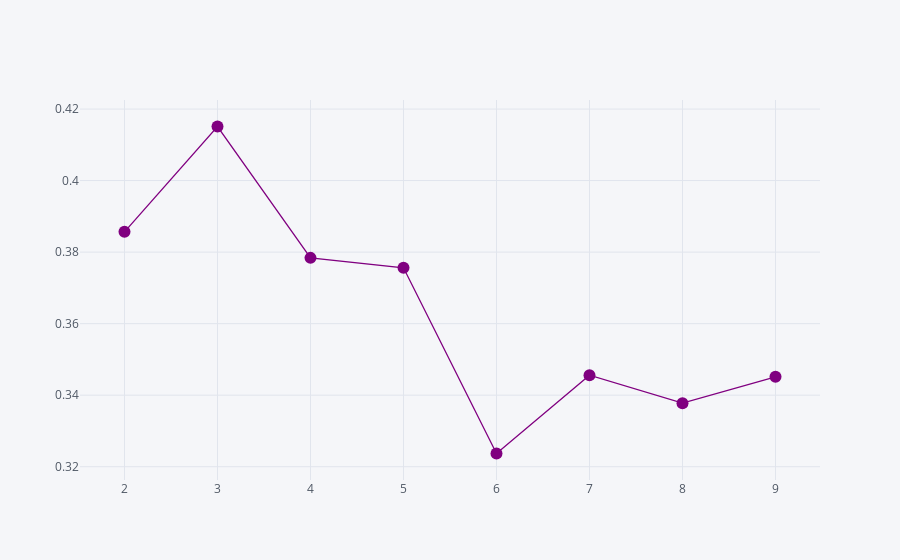

Notebook source saved alongside this figure:
### Markdown cell above
### K-Medias

### Code cell
sil = pd.DataFrame(map(lambda k:(k,silhouette_score(Xs,
                                              KMeans(n_clusters=k,max_iter=1000).fit_predict(Xs))),
                 range(2,10)),columns=['k','sil']).set_index('k')
sil.iplot(kind='line',mode='lines+markers',color='purple')

### Figure 1 — Plotly figure (JSON) as saved in the notebook; plotly's stock layout.template omitted (floating-point values rounded to 4 significant figures)
{"data": [{"line": {"color": "rgba(128, 0, 128, 1.0)", "dash": "solid", "shape": "linear", "width": 1.3}, "marker": {"size": 12, "symbol": "circle"}, "mode": "lines+markers", "name": "sil", "text": "", "type": "scatter", "x": [2, 3, 4, 5, 6, 7, 8, 9], "y": [0.3857, 0.4151, 0.3784, 0.3756, 0.3237, 0.3456, 0.3378, 0.3451]}], "layout": {"legend": {"bgcolor": "#F5F6F9", "font": {"color": "#4D5663"}}, "paper_bgcolor": "#F5F6F9", "plot_bgcolor": "#F5F6F9", "title": {"font": {"color": "#4D5663"}}, "xaxis": {"gridcolor": "#E1E5ED", "showgrid": true, "tickfont": {"color": "#4D5663"}, "title": {"font": {"color": "#4D5663"}, "text": ""}, "zerolinecolor": "#E1E5ED"}, "yaxis": {"gridcolor": "#E1E5ED", "showgrid": true, "tickfont": {"color": "#4D5663"}, "title": {"font": {"color": "#4D5663"}, "text": ""}, "zerolinecolor": "#E1E5ED"}}}
